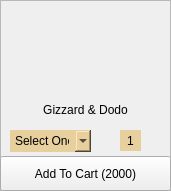
      <widget class="QFrame" name="frame_26">
       <property name="geometry">
        <rect>
         <x>320</x>
         <y>250</y>
         <width>171</width>
         <height>191</height>
        </rect>
       </property>
       <property name="frameShape">
        <enum>QFrame::StyledPanel</enum>
       </property>
       <property name="frameShadow">
        <enum>QFrame::Raised</enum>
       </property>
       <widget class="QLabel" name="label_47">
        <property name="geometry">
         <rect>
          <x>30</x>
          <y>10</y>
          <width>111</width>
          <height>91</height>
         </rect>
        </property>
        <property name="text">
         <string/>
        </property>
        <property name="pixmap">
         <pixmap resource="../icons/place.qrc">:/Assets/9693c129-af60-491d-8a62-6449a2b65e20.png</pixmap>
        </property>
        <property name="scaledContents">
         <bool>true</bool>
        </property>
       </widget>
       <widget class="QLabel" name="label_48">
        <property name="geometry">
         <rect>
          <x>25</x>
          <y>100</y>
          <width>121</width>
          <height>20</height>
         </rect>
        </property>
        <property name="styleSheet">
         <string notr="true">background-color: transparent;
padding-bottom: -3;
border: 0;
font: 11pt &quot;Agency FB&quot;;</string>
        </property>
        <property name="text">
         <string>Gizzard &amp; Dodo</string>
        </property>
        <property name="alignment">
         <set>Qt::AlignCenter</set>
        </property>
        <property name="wordWrap">
         <bool>false</bool>
        </property>
       </widget>
       <widget class="QComboBox" name="comboBox_11">
        <property name="geometry">
         <rect>
          <x>10</x>
          <y>130</y>
          <width>81</width>
          <height>22</height>
         </rect>
        </property>
        <property name="styleSheet">
         <string notr="true">border: 0;
background-color: rgb(232, 208, 158);
</string>
        </property>
        <item>
         <property name="text">
          <string>Select One</string>
         </property>
        </item>
        <item>
         <property name="text">
          <string>Chicken</string>
         </property>
        </item>
        <item>
         <property name="text">
          <string>Turkey</string>
         </property>
        </item>
       </widget>
       <widget class="QPushButton" name="dodominus">
        <property name="geometry">
         <rect>
          <x>100</x>
          <y>130</y>
          <width>21</width>
          <height>23</height>
         </rect>
        </property>
        <property name="styleSheet">
         <string notr="true">QPushButton{
border: 0;}
QPushButton:hover{
padding-left: -2px;
}
QPushButton:pressed{
padding-left: -5px;
}</string>
        </property>
        <property name="text">
         <string/>
        </property>
        <property name="icon">
         <iconset resource="../icons/place.qrc">
          <normaloff>:/Assets/minus-hexagon.png</normaloff>:/Assets/minus-hexagon.png</iconset>
        </property>
        <property name="iconSize">
         <size>
          <width>20</width>
          <height>20</height>
         </size>
        </property>
       </widget>
       <widget class="QPushButton" name="dodplus">
        <property name="geometry">
         <rect>
          <x>140</x>
          <y>130</y>
          <width>21</width>
          <height>23</height>
         </rect>
        </property>
        <property name="styleSheet">
         <string notr="true">QPushButton{
border: 0;}
QPushButton:hover{
padding-left: 2px;
}
QPushButton:pressed{
padding-left: 5px;
}</string>
        </property>
        <property name="text">
         <string/>
        </property>
        <property name="icon">
         <iconset resource="../icons/place.qrc">
          <normaloff>:/Assets/plus-hexagon.png</normaloff>:/Assets/plus-hexagon.png</iconset>
        </property>
        <property name="iconSize">
         <size>
          <width>20</width>
          <height>20</height>
         </size>
        </property>
       </widget>
       <widget class="QLabel" name="dodo_label">
        <property name="geometry">
         <rect>
          <x>120</x>
          <y>130</y>
          <width>21</width>
          <height>21</height>
         </rect>
        </property>
        <property name="styleSheet">
         <string notr="true">border: 0;
background-color: rgb(232, 208, 158)</string>
        </property>
        <property name="text">
         <string>1</string>
        </property>
        <property name="alignment">
         <set>Qt::AlignCenter</set>
        </property>
       </widget>
       <widget class="QPushButton" name="dodocart">
        <property name="geometry">
         <rect>
          <x>0</x>
          <y>156</y>
          <width>171</width>
          <height>35</height>
         </rect>
        </property>
        <property name="styleSheet">
         <string notr="true">QPushButton{
font: 11pt &quot;Agency FB&quot;;}
QPushButton:hover{
background-color: rgb(0, 0, 0);
color: rgb(255, 255, 255)
}</string>
        </property>
        <property name="text">
         <string>Add To Cart (2000)</string>
        </property>
       </widget>
      </widget>
